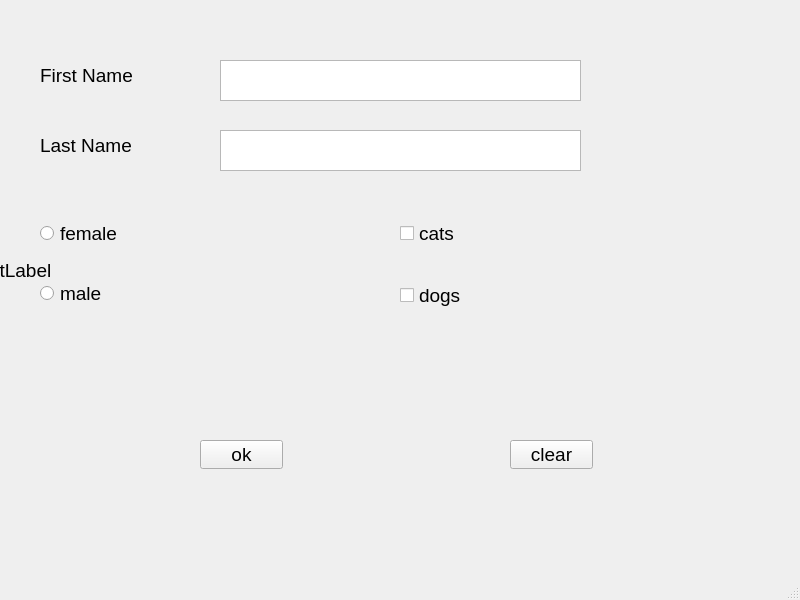
<?xml version="1.0" encoding="UTF-8"?>
<ui version="4.0">
 <class>MainWindow</class>
 <widget class="QMainWindow" name="MainWindow">
  <property name="geometry">
   <rect>
    <x>0</x>
    <y>0</y>
    <width>800</width>
    <height>600</height>
   </rect>
  </property>
  <property name="font">
   <font>
    <pointsize>14</pointsize>
   </font>
  </property>
  <property name="windowTitle">
   <string>MainWindow</string>
  </property>
  <widget class="QWidget" name="centralwidget">
   <widget class="QLabel" name="firstname">
    <property name="geometry">
     <rect>
      <x>40</x>
      <y>50</y>
      <width>111</width>
      <height>51</height>
     </rect>
    </property>
    <property name="text">
     <string>First Name</string>
    </property>
   </widget>
   <widget class="QLabel" name="lastname">
    <property name="geometry">
     <rect>
      <x>40</x>
      <y>120</y>
      <width>111</width>
      <height>51</height>
     </rect>
    </property>
    <property name="text">
     <string>Last Name</string>
    </property>
   </widget>
   <widget class="QTextEdit" name="text1">
    <property name="geometry">
     <rect>
      <x>220</x>
      <y>60</y>
      <width>361</width>
      <height>41</height>
     </rect>
    </property>
    <property name="placeholderText">
     <string/>
    </property>
   </widget>
   <widget class="QTextEdit" name="text2">
    <property name="geometry">
     <rect>
      <x>220</x>
      <y>130</y>
      <width>361</width>
      <height>41</height>
     </rect>
    </property>
   </widget>
   <widget class="QRadioButton" name="female">
    <property name="geometry">
     <rect>
      <x>40</x>
      <y>220</y>
      <width>112</width>
      <height>26</height>
     </rect>
    </property>
    <property name="text">
     <string>female</string>
    </property>
    <property name="checkable">
     <bool>true</bool>
    </property>
    <property name="checked">
     <bool>false</bool>
    </property>
   </widget>
   <widget class="QRadioButton" name="male">
    <property name="geometry">
     <rect>
      <x>40</x>
      <y>280</y>
      <width>112</width>
      <height>26</height>
     </rect>
    </property>
    <property name="text">
     <string>male</string>
    </property>
    <property name="checked">
     <bool>false</bool>
    </property>
   </widget>
   <widget class="QCheckBox" name="cats">
    <property name="geometry">
     <rect>
      <x>400</x>
      <y>220</y>
      <width>93</width>
      <height>26</height>
     </rect>
    </property>
    <property name="text">
     <string>cats</string>
    </property>
   </widget>
   <widget class="QCheckBox" name="dogs">
    <property name="geometry">
     <rect>
      <x>400</x>
      <y>280</y>
      <width>93</width>
      <height>31</height>
     </rect>
    </property>
    <property name="text">
     <string>dogs</string>
    </property>
   </widget>
   <widget class="QPushButton" name="okbutton">
    <property name="geometry">
     <rect>
      <x>200</x>
      <y>440</y>
      <width>83</width>
      <height>29</height>
     </rect>
    </property>
    <property name="text">
     <string>ok</string>
    </property>
   </widget>
   <widget class="QPushButton" name="clearbutton">
    <property name="geometry">
     <rect>
      <x>510</x>
      <y>440</y>
      <width>83</width>
      <height>29</height>
     </rect>
    </property>
    <property name="text">
     <string>clear</string>
    </property>
   </widget>
   <widget class="QLabel" name="welcome">
    <property name="geometry">
     <rect>
      <x>40</x>
      <y>340</y>
      <width>541</width>
      <height>31</height>
     </rect>
    </property>
    <property name="text">
     <string/>
    </property>
   </widget>
   <widget class="QLabel" name="myframe">
    <property name="geometry">
     <rect>
      <x>-30</x>
      <y>-30</y>
      <width>800</width>
      <height>600</height>
     </rect>
    </property>
    <property name="font">
     <font>
      <pointsize>14</pointsize>
      <strikeout>false</strikeout>
      <fontweight>Black</fontweight>
     </font>
    </property>
    <property name="text">
     <string>TextLabel</string>
    </property>
   </widget>
  </widget>
  <widget class="QMenuBar" name="menubar">
   <property name="geometry">
    <rect>
     <x>0</x>
     <y>0</y>
     <width>800</width>
     <height>36</height>
    </rect>
   </property>
  </widget>
  <widget class="QStatusBar" name="statusbar"/>
 </widget>
 <resources/>
 <connections/>
</ui>
